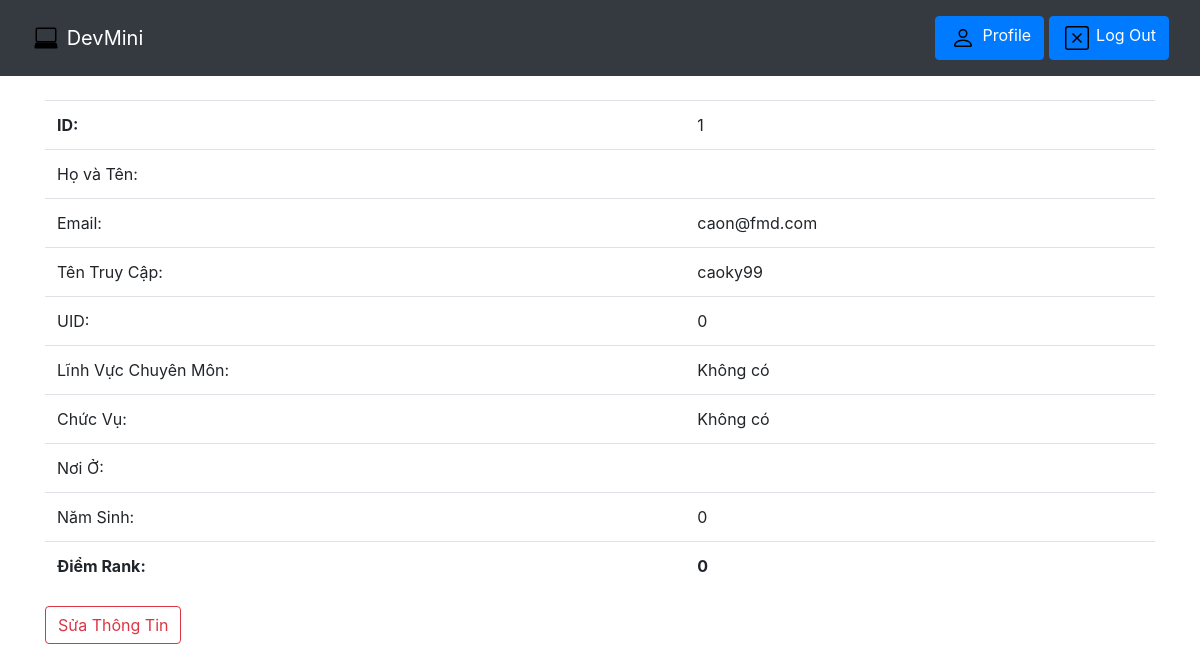
Page /profile/ (signed in) on the committed database.
### home/models.py (models this page shows)
class MyUser(AbstractUser):
    Point=models.IntegerField(default=0)
    Linhvuc=models.CharField(max_length=500,default="Không có")
    Namsinh=models.IntegerField(default=0)
    Chucvu=models.CharField(max_length=500,default="Không có")
    Noio=models.CharField(max_length=500,default="")
    Uid=models.IntegerField(default=0)

### home/views.py (the view)
# urls.py: path('profile/',views.profile,name="profile"),
def profile(request):
   return render(request, 'pages/profile.html')

### home/templates/pages/profile.html (shortened to what this page needs)
{% extends "pages/base.html" %}
{% block content %}
<table class="table table-hover">
  <tbody>
  <tr>
      <td><b>ID:</b></td>
      <td>{{user.id}}</td>
    </tr>
    <tr>
      <td>Họ và Tên:</td>
      <td>{{user.first_name}} {{user.last_name}}</td>
    </tr>
    <tr>
      <td>Email:</td>
      <td>{{user.email}}</td>
    </tr>
    <tr>
      <td>Tên Truy Cập:</td>
      <td>{{user.username}}</td>
    </tr>
    <tr>
      <td>UID:</td>
      <td>{{user.Uid}}</td>
    </tr>
    <tr>
      <td>Lĩnh Vực Chuyên Môn:</td>
      <td>{{user.Linhvuc}}</td>
    </tr>
    <tr>
      <td>Chức Vụ:</td>
      <td>{{user.Chucvu}}</td>
    </tr>
    <tr>
      <td>Nơi Ở:</td>
      <td>{{user.Noio}}</td>
    </tr>
    <tr>
      <td>Năm Sinh:</td>
      <td>{{user.Namsinh}}</td>
    </tr>
    <tr>
      <td><b>Điểm Rank:</b></td>
      <td><b>{{user.Point}}</b></td>
    </tr>
  </tbody>
</table>
<a href="{% url 'edit'%}" class="btn btn-outline-danger" role="button" aria-pressed="true">Sửa Thông Tin</a>
{% endblock %}

### static/css/app.css (style rules this page uses)
* { margin:0;padding:0;-webkit-box-sizing:border-box;box-sizing:border-box;outline:none }

### rows in the picture
MyUser: id "1", email "caon@fmd.com", username "caoky99", Uid "0", Linhvuc "Không có", Chucvu "Không có", Namsinh "0", Point "0"
